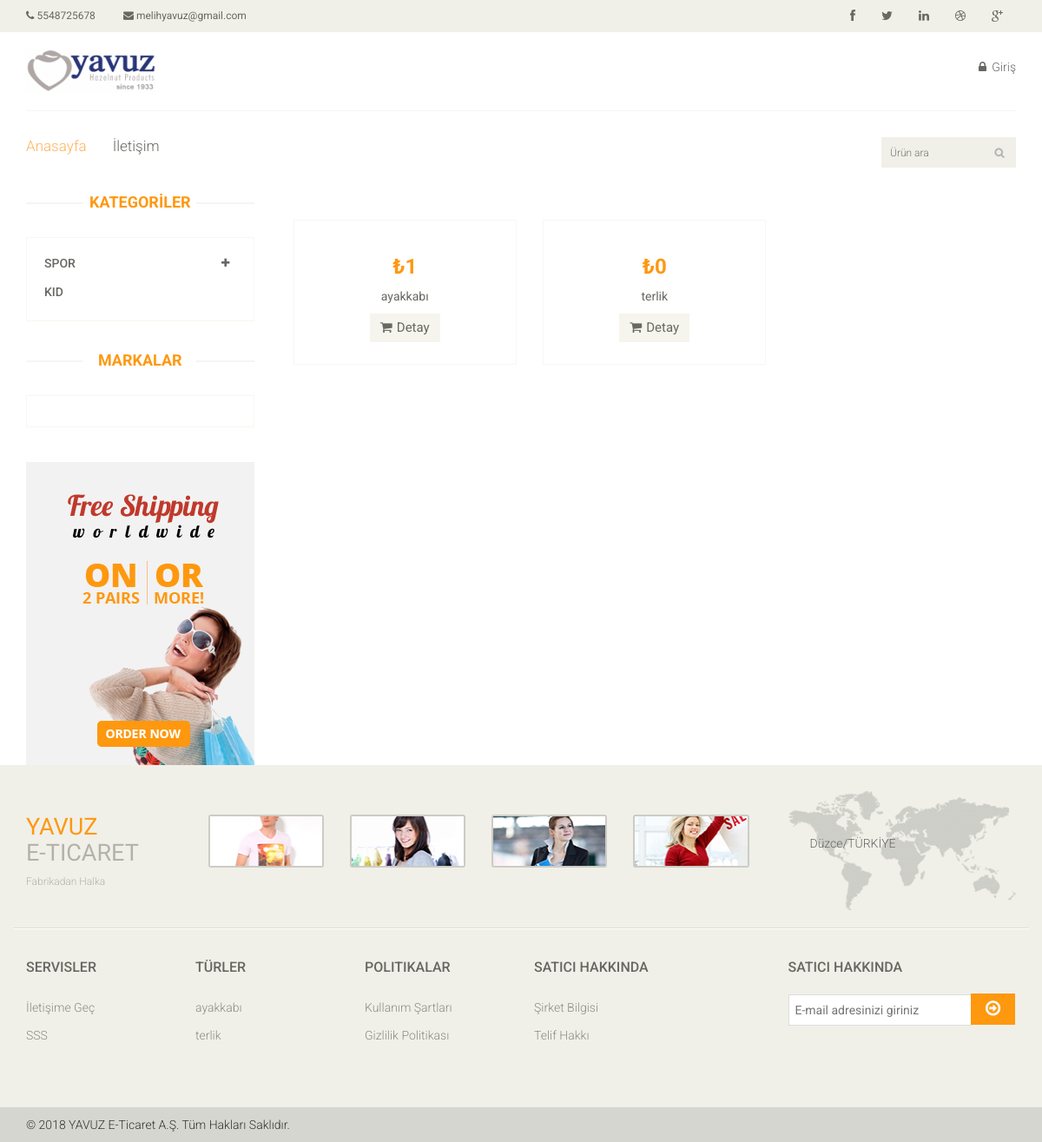
The page /index.php/site/search on the database as committed earlier.
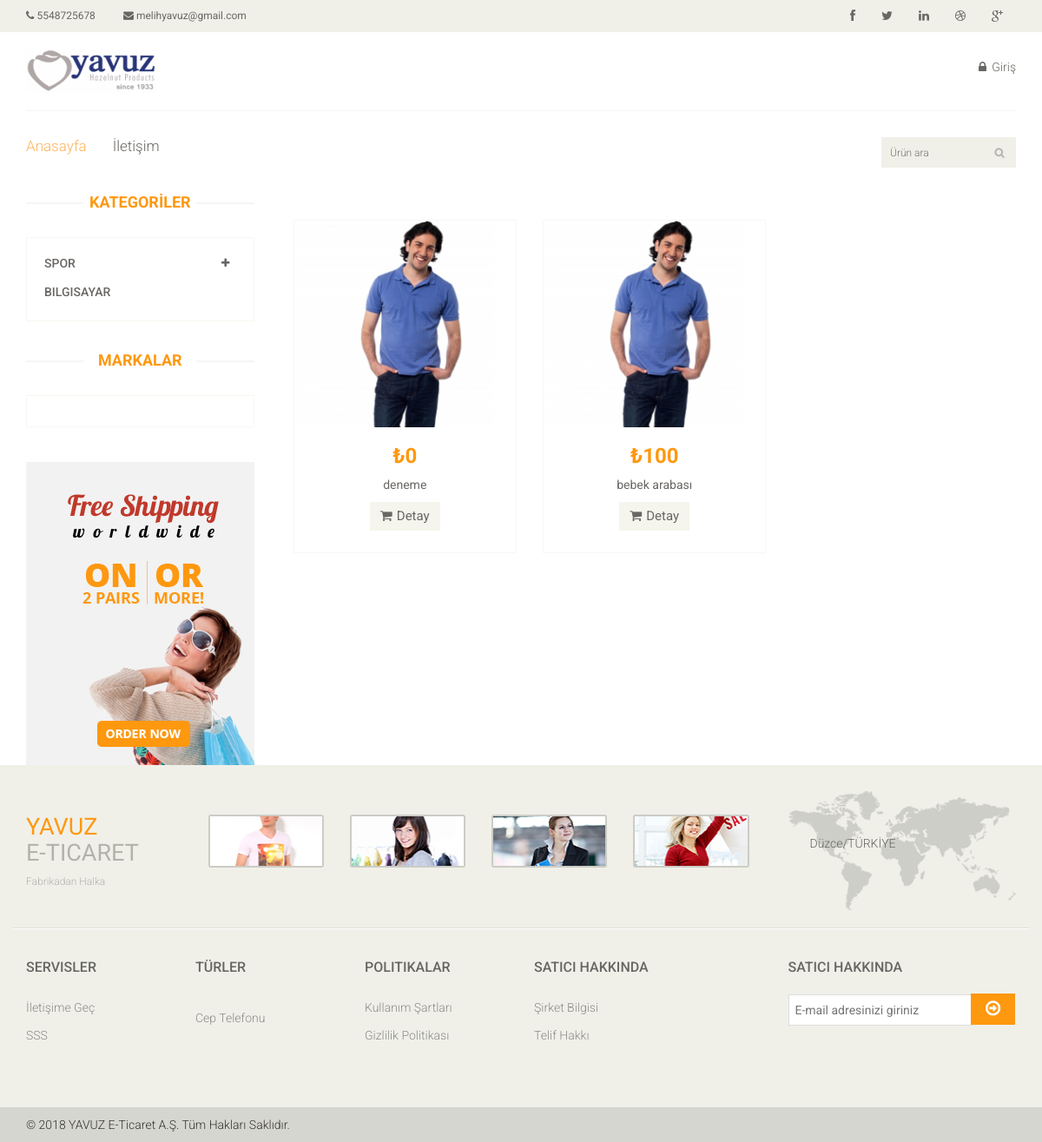
The same page on the database as committed later.
### tables this page shows
CREATE TABLE `product` (
  `id` int(11) NOT NULL,
  `name` varchar(20) DEFAULT NULL,
  `price` int(11) DEFAULT NULL,
  `category_id` int(11) DEFAULT NULL,
  `brand_id` int(11) DEFAULT NULL,
  `sold` int(11) DEFAULT '0',
  `type` varchar(20) DEFAULT NULL,
  `image` text,
  `detail` varchar(101) DEFAULT NULL
);

### application/controllers/Site.php (called while the page is built, shortened)
<?php
class Site extends CI_Controller {
	function __construct(){
		$this->load->model('site_model');
	}
	function search(){
		$searchkey = $this->input->post('searchkey');
		$data['categories'] = $this->site_model->categories();
		$data['brand_items'] = $this->site_model->brand_items();
		$data['category_brands'] = $this->site_model->category_brands();
		$data['types'] = $this->site_model->types();
		$data['products'] = $this->site_model->select_table('product');
		$data['products'] = $this->site_model->search($searchkey);
		$this->load->view('search', $data);
	}
}

### index.php (called while the page is built, shortened)
<?php
require_once BASEPATH.'core/CodeIgniter.php';

### application/models/Site_model.php (called while the page is built, shortened)
<?php
class Site_model extends ci_model
{
	function categories(){
		return $this->db->query("select count(category_id) as total_brand, categories.name as category_name from brands inner join categories on categories.id = brands.category_id group by brands.category_id")->result();
	}
	function types(){
		return $this->db->query("select * from product group by type limit 10")->result();
	}
	function search($key){
		return $this->db->query("select * from product where name like '%$key%'")->result();
	}
}

### application/views/features.php (the view, shortened to what the changed rows need)
<div class="col-sm-9 padding-right">
					<div class="features_items">
						<?php if($products):?>
							<?php foreach ($products as $product) :?>
						<div class="col-sm-4">
							<div class="product-image-wrapper">
								<div class="single-products1">
										<div class="productinfo text-center">
											<img src="<?=site_url('images/'.$product->image)?>" alt="" />
											<h2>₺<?=$product->price?></h2>
											<p><?=$product->name?></p>
											<a href="<?=site_url('site/product_detail/'.$product->id)?>" class="btn btn-default add-to-cart"><i class="fa fa-shopping-cart"></i>Detay</a>
										</div>
								</div>
							</div>
						</div>
						<?php endforeach;?>
								<?php endif;?>
					</div>
				</div>

### application/views/category.php (shortened to what the changed rows need)
<div class="col-sm-3">
					<div class="left-sidebar">
						<h2>KATEGORİLER</h2>
						<div class="panel-group category-products" id="accordian">
							<?php foreach ($categories as $category) :?>
								<?php if($category->total_brand > 1) :?>
							<div class="panel panel-default">
								<div class="panel-heading">
									<h4 class="panel-title">
										<a data-toggle="collapse" data-parent="#accordian" href="#sportswear">
											<span class="badge pull-right"><i class="fa fa-plus"></i></span>
											<?=$category->category_name?>
										</a>
									</h4>
								</div>
							</div>
						<?php else : ?>
							<div class="panel panel-default">
								<div class="panel-heading">
									<h4 class="panel-title"><a href="<?=site_url('site/filter/categories/'.$category->category_name)?>"><?=$category->category_name?></a></h4>
								</div>
							</div>
						<?php endif;?>
							<?php endforeach;?>
						</div>
						<div class="brands_products">
							<h2>Markalar</h2>
						</div>
					</div>
				</div>

### application/views/footer.php (shortened to what the changed rows need)
<footer id="footer">
		<div class="footer-top">
			<div class="container">
				<div class="row">
					<div class="col-sm-2">
						<div class="companyinfo">
							<h2><span>YAVUZ</span><br>E-ticaret</h2>
						</div>
					</div>
				</div>
			</div>
		</div>
		<div class="footer-widget">
			<div class="container">
				<div class="row">
					<div class="col-sm-2">
						<div class="single-widget">
							<h2>Servisler</h2>
						</div>
					</div>
					<div class="col-sm-2">
						<div class="single-widget">
							<h2>Türler</h2>
							<ul class="nav nav-pills nav-stacked">
								<?php foreach ($types as $type) :?>
								<li><a href="#"><?=$type->type?></a></li>
							<?php endforeach;?>
							</ul>
						</div>
					</div>
					<div class="col-sm-2">
						<div class="single-widget">
							<h2>Politikalar</h2>
						</div>
					</div>
					<div class="col-sm-2">
						<div class="single-widget">
							<h2>Satıcı Hakkında</h2>
						</div>
					</div>
					<div class="col-sm-3 col-sm-offset-1">
						<div class="single-widget">
							<h2>Satıcı Hakkında</h2>
						</div>
					</div>
				</div>
			</div>
		</div>
	</footer>

Rows that differ between the two databases and show on the page:
removed product: price "1", name "ayakkabı", type "ayakkabı"
removed product: price "0", name "terlik", type "terlik"
added product: image (picture), price "0", name "deneme", type "Cep Telefonu"
added product: image (picture), price "100", name "bebek arabası"
Other text that changed with them:
new list line: "BILGISAYAR"
list line gone: "KID"
